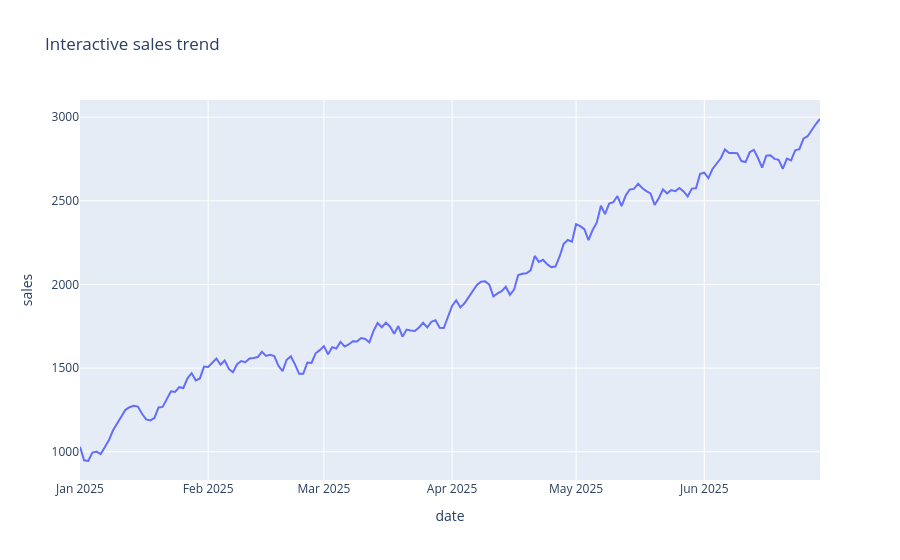

The code cell stored with this chart in its notebook:
### Code cell
fig = px.line(
    ts,
    x="date",
    y="sales",
    title="Interactive sales trend"
)

fig.show()

### Figure 1 — Plotly figure (JSON) as saved in the notebook; plotly's stock layout.template omitted (floating-point values rounded to 4 significant figures; data arrays with more than 128 entries replaced by an {"elided": "..."} marker saying what was removed)
{"data": [{"hovertemplate": "date=%{x}<br>sales=%{y}<extra></extra>", "legendgroup": "", "line": {"color": "#636efa", "dash": "solid"}, "marker": {"symbol": "circle"}, "mode": "lines", "name": "", "orientation": "v", "showlegend": false, "type": "scatter", "x": {"elided": "180 str values"}, "xaxis": "x", "y": {"elided": "180 float values"}, "yaxis": "y"}], "layout": {"legend": {"tracegroupgap": 0}, "title": {"text": "Interactive sales trend"}, "xaxis": {"anchor": "y", "domain": [0, 1], "title": {"text": "date"}}, "yaxis": {"anchor": "x", "domain": [0, 1], "title": {"text": "sales"}}}}
